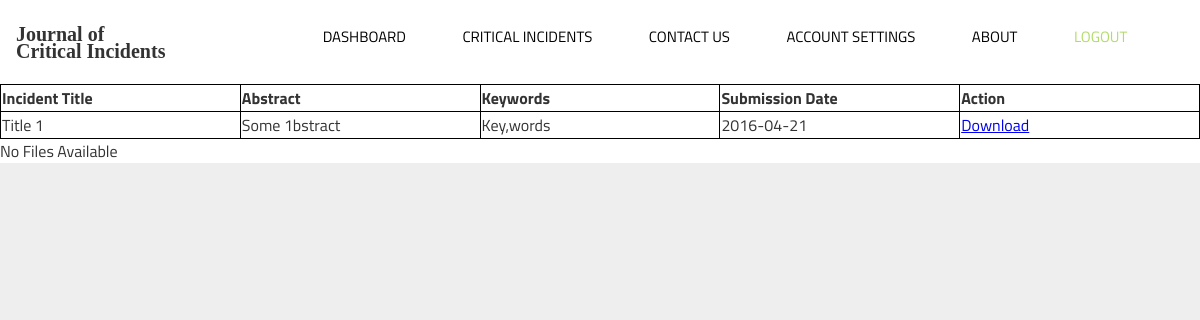
The app's page /view_incident.php?SubmissionID=1 (signed in) with its own data.
### tables this page shows
CREATE TABLE Submissions
(
SubmissionID int NOT NULL AUTO_INCREMENT,
EditorUserID int,
IncidentTitle varchar(150) NOT NULL,
Abstract varchar(5000),
SubmissionNumber TINYINT NOT NULL,
SubmissionDate date NOT NULL,
SubmissionStatusID int NOT NULL,
PreviousSubmissionID int,
Keywords varchar(5000),
PRIMARY KEY (SubmissionID),
FOREIGN KEY (SubmissionStatusID) REFERENCES SubmissionStatus(SubmissionStatusID),
FOREIGN KEY (EditorUserID) REFERENCES Users(UserID)
);

### public_html/view_incident.php (the view, shortened to what this page needs)
<?php $page_title = "View Incident";
require('../mysqli_connect.php');
include ('./includes/header.php');
$SubmissionID = $_GET["SubmissionID"];
$q_SubmissionGetInfo = "Call spSubmissionGetInfo($SubmissionID);";
$result = $dbc->query($q_SubmissionGetInfo);
if ($result->num_rows == 1) { ?>
    <table>
        <tr>
            <th>Incident Title</th>
            <th>Abstract</th>
            <th>Keywords</th>
            <th>Submission Date</th>
            <th>Action</th>
        </tr>
    <?php
    while($row = $result->fetch_assoc()) {
        echo "<tr><td>" . $row["IncidentTitle"]. "</td> <td>" . $row["Abstract"]. "</td> <td>" . $row["Keywords"]. "</td> <td>" . $row["SubmissionDate"]. "<td><a href='download.php?fid=$SubmissionID'>Download</a></td></tr>";
    }
    echo "</table>";
} elseif ($result->num_rows > 1) {
    echo "<p>An Error Occurred.</p>";
} else {
    echo "<p>Incident Not Found.</p>";
}
$q_SubmissionGetFilesList = "Call spSubmissionGetFilesList($SubmissionID);";
$result = $dbc->query($q_SubmissionGetFilesList);
if ($result->num_rows > 0) { ?>
    <table>
        <tr>
            <th>File Name</th>
            <th>File Size</th>
            <th>File Type</th>
        </tr>
    <?php
    while($row = $result->fetch_assoc()) {
        echo "<tr><td>" . $row["FileName"]. "</td> <td>" . $row["FileSize"]. "</td> <td>" . $row["FileType"]. "<td><a href='#'>View</a></td></tr>";
    }
    echo "</table>";
} else {
    echo "<tr><td>No Files Available</td></tr>";
}
complete_procedure($dbc);?>

### public_html/css/global.css (style rules this page uses)
* { box-sizing: border-box; }
body { margin: 0; padding: 0; background-color: #eee; font-family: "Titillium Web", helvetica, arial, sans-serif; color: #333; overflow: auto; }
.jcf-select select, { z-index: 1; left: 0; top: 0; }
table { width: 100%; border-collapse: collapse; }
th { text-align: left; }
table td, table th { border: 1px solid black; }

### public_html/view_incident.php (style rules this page uses)
th { text-align: left; }
td { width : 200px; }

### records on screen
submissions: IncidentTitle "Title 1", Abstract "Some 1bstract", Keywords "Key,words", SubmissionDate "2016-04-21"
